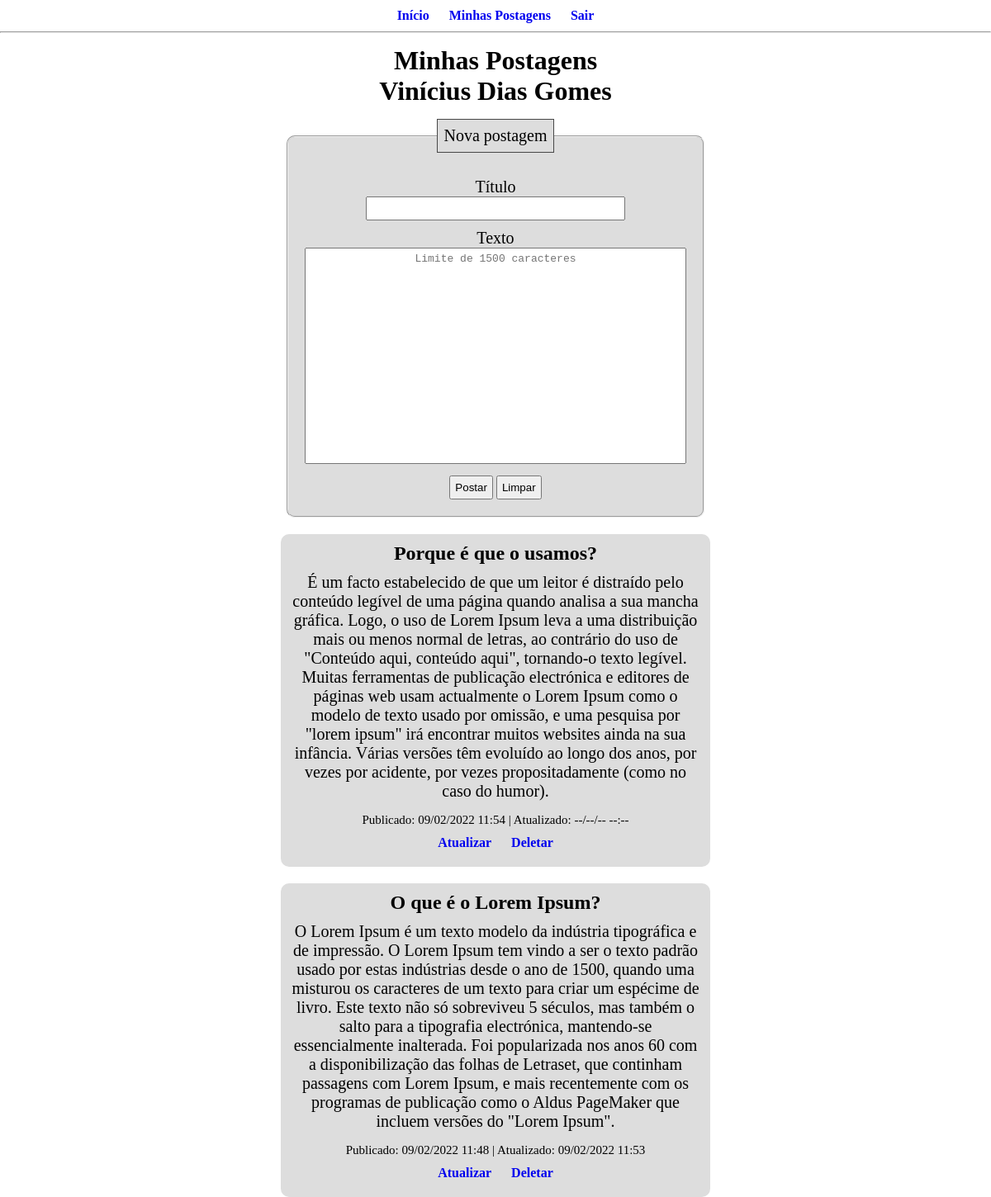
Page /minhas-postagens (signed in) on the committed database.
### blog/blueprints/database.py (models this page shows, shortened)
class User(db.Model):
    __tablename__ = "users"
    id_user = db.Column(db.Integer, primary_key=True, autoincrement=True)
    name = db.Column(db.String(60), nullable=False)
    name_user = db.Column(db.String(15), unique=True, nullable=False)
    password = db.Column(db.String(102), nullable=False)

class Post(db.Model):
    __tablename__ = "posts"
    id_post = db.Column(db.Integer, primary_key=True, autoincrement=True)
    title = db.Column(db.String(50), nullable=False)
    text = db.Column(db.String(1500), nullable=False)
    created_date_time = db.Column(db.String(16), nullable=False)
    updated_date_time = db.Column(db.String(16), nullable=False)
    users_id_user = db.Column(
        db.Integer, db.ForeignKey("users.id_user"), nullable=False
    )

### blog/blueprints/blog.py (the view)
@bp.route("/minhas-postagens")
def my_posts():
    try:
        if g.id_user:
            user = User.query.get(g.id_user)
            posts = (
                Post.query.filter_by(users_id_user=g.id_user)
                .order_by(Post.id_post.desc())
                .all()
            )
            db.session.close()
            if posts == []:
                flash("Não há postagens!")
        else:
            return redirect(url_for("authentication.login"))
    except Exception as e:
        flash("Erro ao consultar postagens!")
        print(f"\nERRO AO CONSULTAR POSTAGENS: {e}")
    return render_template(
        "blog/my_posts.html", title="Minhas Postagens", user=user, posts=posts
    )

### blog/blueprints/authentication.py (called while the page is built)
@bp.before_app_request
def load_logged_in_user():
    try:
        id_session = session.get("id_user")
        if id_session:
            print(f"USUÁRIO LOGADO, ID SESSÃO = {id_session}")
            g.id_user = id_session
        else:
            print("USUÁRIO DESLOGADO")
            g.id_user = None
    except Exception as e:
        flash("Erro para validar!")
        print(f"\nERRO AO VALIDAR: {e}")

### blog/templates/blog/my_posts.html (shortened to what this page needs)
{% extends "base.html" %}
{% block body %}
<main>
    <h1>{{ title }}<br>{{ user.name }}</h1>
    <fieldset>
        <legend>Nova postagem</legend>
        <form action="/adicionar-postagem" method="post">
            <label>Título</label>
            <br>
            <input type="text" name="title" class="inp" maxlength="50" required>
            <br>
            <label>Texto</label>
            <br>
            <textarea name="text" class="tex" maxlength="1500" spellcheck="default"
                placeholder="Limite de 1500 caracteres" required></textarea>
            <br>
            <input type="submit" id="button" value="Postar">
            <input type="reset" id="button" value="Limpar">
        </form>
    </fieldset>
    {% if posts %}
    {% for post in posts %}
    <article id="art_post">
        <h2>{{ post.title }}</h2>
        <p>{{ post.text }}</p>
        <label id="lb_information">Publicado: {{ post.created_date_time }} | Atualizado: {{ post.updated_date_time
            }}</label>
        <ul>
            <li>
                <h4><a href="{{ url_for('blog.update_post', id=post.id_post) }}">Atualizar</a></h4>
            </li>
            <li>
                <h4><a href="{{ url_for('blog.delete_post', id=post.id_post) }}">Deletar</a></h4>
            </li>
        </ul>
    </article>
    {% endfor %}
    {% endif %}
</main>
{% endblock %}

### blog/static/css/general.css (style rules this page uses)
* { padding: 0; margin: 0; }
ul li a { text-decoration: none; }
ul li { list-style: none; display: inline-block; margin: 10px; }
main { text-align: center; margin: auto; }
fieldset { padding: 20px; width: fit-content; margin: auto; border-radius: 10px; background-color: rgb(221, 221, 221); }
h1 { margin-top: 15px; margin-bottom: 15px; }
textarea { resize: none; padding: 5px; font-size: 13px; }
.tex { width: 450px; height: 250px; text-align: center; }
label { font-size: 20px; display: inline-block; margin-top: 10px; }
#lb_information { font-size: 15px; margin-top: 15px; }
p { font-size: 20px; margin-top: 10px; }
legend { font-size: 20px; padding: 8px; border: 1px solid rgb(71, 71, 71); background-color: rgb(221, 221, 221); }
input { padding: 5px; }
.inp { width: 300px; text-align: center; }
#button { margin-top: 10px; }
#art_post { width: 500px; margin: auto; margin-top: 20px; padding: 10px; border-radius: 10px; background-color: rgb(221, 221, 221); }

### rows in the picture
User: name "Vinícius Dias Gomes"
Post: title "Porque é que o usamos?", text "É um facto estabelecido de que um leitor é distraído pelo conteúdo legível de uma página quando analisa a sua mancha gráfica. Logo, o uso de Lorem Ipsum leva a uma distribuição mais ou menos normal de letras, ao contrário do uso de \"Conteúdo aqui, conteúdo aqui\", tornando-o texto legível. Muitas ferramentas de publicação electrónica e editores de páginas web usam actualmente o Lorem Ipsum como o modelo de texto usado por omissão, e uma pesquisa por \"lorem ipsum\" irá encontrar muitos websites ainda na sua infância. Várias versões têm evoluído ao longo dos anos, por vezes por acidente, por vezes propositadamente (como no caso do humor).", created_date_time "09/02/2022 11:54", updated_date_time "--/--/-- --:--"
Post: title "O que é o Lorem Ipsum?", text "O Lorem Ipsum é um texto modelo da indústria tipográfica e de impressão. O Lorem Ipsum tem vindo a ser o texto padrão usado por estas indústrias desde o ano de 1500, quando uma misturou os caracteres de um texto para criar um espécime de livro. Este texto não só sobreviveu 5 séculos, mas também o salto para a tipografia electrónica, mantendo-se essencialmente inalterada. Foi popularizada nos anos 60 com a disponibilização das folhas de Letraset, que continham passagens com Lorem Ipsum, e mais recentemente com os programas de publicação como o Aldus PageMaker que incluem versões do \"Lorem Ipsum\".", created_date_time "09/02/2022 11:48", updated_date_time "09/02/2022 11:53"

### other values in the picture
{{ title }} "Minhas Postagens"
